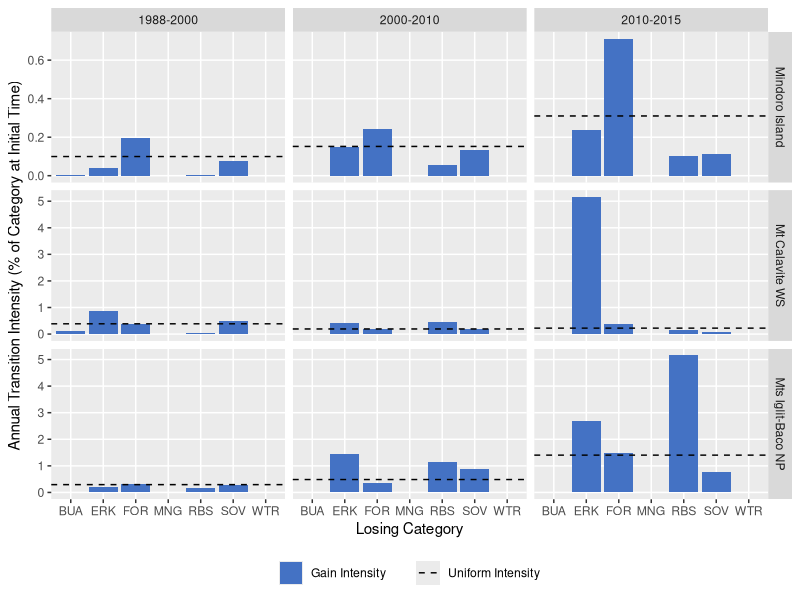
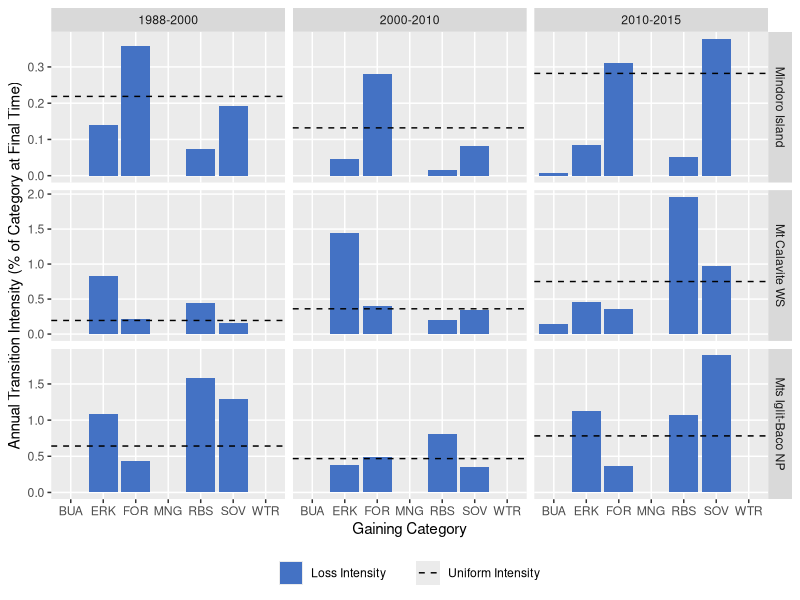

R code for these plots, in order:
# Script Description --------------------
# This R script generates barplots using ggplot2 package to visualise the transition-level intensity analysis of
# changes in Mindoro Island, Philippines derived from land cover classification of Landsat data for three time-
# intervals: 1988-2000, 2000-2010, and 2010-2015. Intensity analysis was calculated using an Excel spreadsheet with a VBA macro
# (see https://sites.google.com/site/intensityanalysis/). The domain of analysis is Mindoro Island.
#
# Script By:      Jose Don T De Alban
# Date Created:   13 Mar 2018
# Last Modified:  09 Apr 2021

# Set Working Directory -------------------
setwd("/Users/dondealban/Dropbox/Research/Mindoro/intensity analysis/")

# Load Libraries --------------------------
library(tidyverse)
library(readxl)

# Read Input Data -------------------------

# Read transition level XLSX data file, convert to data frame, and store into variable
rawG <- as.data.frame(read_excel("Transition_Level_Intensity_Analysis.xlsx", sheet="GRA_Gain"))
rawL <- as.data.frame(read_excel("Transition_Level_Intensity_Analysis.xlsx", sheet="GRA_Loss"))

# Clean and Subset Data -------------------

# 1. Add Change Type column
type1 <- rep("Gain", nrow(rawG))
type2 <- rep("Loss", nrow(rawL))
dfG <- cbind(rawG, type1)
dfL <- cbind(rawL, type2)

# 2. Reorder columns before renaming
dfGain <- dfG[,c(1:2,12,3:11)]
dfLoss <- dfL[,c(1:2,12,3:11)]

# 3. Change column names for easier reference
# Note the following description of category level column names
# ColA - Years of Time Interval
# ColB - Study Area/Site
# ColC - Change Type
# ColD - Category Name
# ColE - Observed Annual Loss/Gain [number of elements]
# ColF - Loss/Gain Intensity [percent of t1/t2 category]
# ColG - Uniform Intensity [percent of t1/t2 to/from category]
# ColH - Uniform Annual Loss/Gain [number of elements]
# ColI - Hypothesized Annual Error [number of elements]
# ColJ - Commission Intensity [percent of t1/t2 transition]
# ColK - Omission Intensity [percent of t1/t2 transition]
# ColL - Hypothesized t1/t2 Error [percent of interval domain]

list <- c("ColA","ColB","ColC","ColD","ColE","ColF","ColG","ColH","ColI","ColJ","ColK","ColL")
colnames(dfGain) <- c(list)
colnames(dfLoss) <- c(list)

# Generate Plots ------------------------

# Plot 1: To N (Gain Transition)
plotG <- ggplot() + geom_bar(data=dfGain, aes(x=ColD, y=ColF, fill=ColC), stat="identity", position=position_dodge())
plotG <- plotG + geom_hline(data=dfGain, aes(yintercept=ColG, colour="#000000"), linetype="dashed") # Uniform line
plotG <- plotG + facet_grid(ColB ~ ColA, scales="free_y")
plotG <- plotG + labs(x="Losing Category", y="Annual Transition Intensity (% of Category at Initial Time)")
plotG <- plotG + scale_fill_manual(values=c("#4472c4"), labels=c("Gain Intensity"))
plotG <- plotG + scale_colour_manual(values=c("#000000"), labels=c("Uniform Intensity"))
plotG <- plotG + theme(panel.grid.minor=element_blank())
plotG <- plotG + theme(legend.position="bottom", legend.box="horizontal", legend.title=element_blank())

# Plot 2: From M (Loss Transition)
plotL <- ggplot() + geom_bar(data=dfLoss, aes(x=ColD, y=ColF, fill=ColC), stat="identity", position=position_dodge())
plotL <- plotL + geom_hline(data=dfLoss, aes(yintercept=ColG, colour="#000000"), linetype="dashed") # Uniform line
plotL <- plotL + facet_grid(ColB ~ ColA, scales="free_y")
plotL <- plotL + labs(x="Gaining Category", y="Annual Transition Intensity (% of Category at Final Time)")
plotL <- plotL + scale_fill_manual(values=c("#4472c4"), labels=c("Loss Intensity"))
plotL <- plotL + scale_colour_manual(values=c("#000000"), labels=c("Uniform Intensity"))
plotL <- plotL + theme(panel.grid.minor=element_blank())
plotL <- plotL + theme(legend.position="bottom", legend.box="horizontal", legend.title=element_blank())

# Save Outputs --------------------------

# Output boxplots to a PDF file
ggsave(plotG, file="Transition-Level-Intensity-Analysis-Grassland-Gain_v2.pdf", width=25, height=25, units="cm", dpi=300)
ggsave(plotL, file="Transition-Level-Intensity-Analysis-Grassland-Loss_v2.pdf", width=25, height=25, units="cm", dpi=300)
